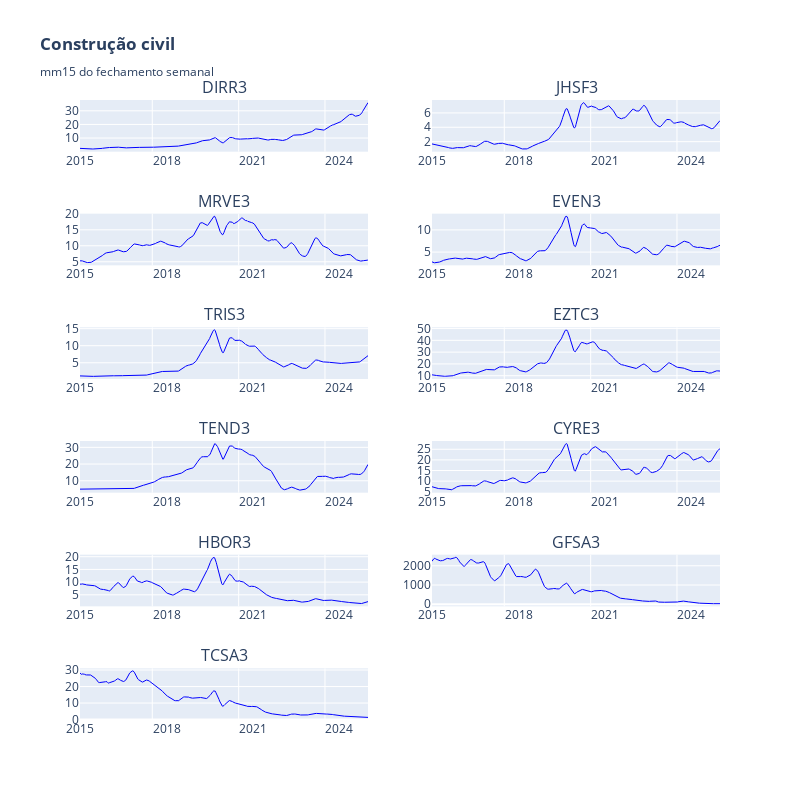

The code cell stored with this chart in its notebook:
### Code cell
# grafico
height=800
width=800

mma = 15

fig = make_subplots(
    rows=math.ceil(len(tickers)/2), cols=2, shared_xaxes=False, 
    subplot_titles=[ticker.replace(".SA", "") for ticker in tickers],  # Remove ".SA"
    vertical_spacing=0.1
)

for i, ticker in enumerate(tickers):
    df = data_dict[ticker][('Close', ticker)]  # Reutiliza os dados já baixados
    avg = df.rolling(window=mma, min_periods=1).mean()
    
    row = (i // 2) + 1
    col = (i % 2) + 1

    # fig.add_trace(go.Candlestick(
    #     x=df.index, open=df.Open, high=df.High, low=df.Low, close=df.Close,
    #     name=ticker, showlegend=False), row=row, col=col)

    fig.add_trace(go.Scatter(
        x=df.index, y=avg, mode='lines',
        line=dict(color='blue', width=1),
        name="Média", showlegend=False), row=row, col=col)

fig.update_layout(title_text=f"<b>Construção civil</b><br><sub>mm{mma} do fechamento semanal</sub>",
                  height= height, width=width)
fig.update_xaxes(rangeslider_visible=False,
    tickformat="%Y",  # Mostrar apenas o ano
    dtick="M36",  # Intervalo de meses entre os ticks
    ticklabelmode="period"  # Coloca o rótulo no início do período)
)
fig.show()

### Figure 1 — Plotly figure (JSON) as saved in the notebook; plotly's stock layout.template omitted (floating-point values rounded to 4 significant figures; data arrays with more than 128 entries replaced by an {"elided": "..."} marker saying what was removed)
{"data": [{"line": {"color": "blue", "width": 1}, "mode": "lines", "name": "Média", "showlegend": false, "type": "scatter", "x": {"elided": "523 str values"}, "xaxis": "x", "y": {"elided": "523 float values"}, "yaxis": "y"}, {"line": {"color": "blue", "width": 1}, "mode": "lines", "name": "Média", "showlegend": false, "type": "scatter", "x": {"elided": "523 str values"}, "xaxis": "x2", "y": {"elided": "523 float values"}, "yaxis": "y2"}, {"line": {"color": "blue", "width": 1}, "mode": "lines", "name": "Média", "showlegend": false, "type": "scatter", "x": {"elided": "523 str values"}, "xaxis": "x3", "y": {"elided": "523 float values"}, "yaxis": "y3"}, {"line": {"color": "blue", "width": 1}, "mode": "lines", "name": "Média", "showlegend": false, "type": "scatter", "x": {"elided": "523 str values"}, "xaxis": "x4", "y": {"elided": "523 float values"}, "yaxis": "y4"}, {"line": {"color": "blue", "width": 1}, "mode": "lines", "name": "Média", "showlegend": false, "type": "scatter", "x": {"elided": "523 str values"}, "xaxis": "x5", "y": {"elided": "523 float values"}, "yaxis": "y5"}, {"line": {"color": "blue", "width": 1}, "mode": "lines", "name": "Média", "showlegend": false, "type": "scatter", "x": {"elided": "523 str values"}, "xaxis": "x6", "y": {"elided": "523 float values"}, "yaxis": "y6"}, {"line": {"color": "blue", "width": 1}, "mode": "lines", "name": "Média", "showlegend": false, "type": "scatter", "x": {"elided": "523 str values"}, "xaxis": "x7", "y": {"elided": "523 float values"}, "yaxis": "y7"}, {"line": {"color": "blue", "width": 1}, "mode": "lines", "name": "Média", "showlegend": false, "type": "scatter", "x": {"elided": "523 str values"}, "xaxis": "x8", "y": {"elided": "523 float values"}, "yaxis": "y8"}, {"line": {"color": "blue", "width": 1}, "mode": "lines", "name": "Média", "showlegend": false, "type": "scatter", "x": {"elided": "523 str values"}, "xaxis": "x9", "y": {"elided": "523 float values"}, "yaxis": "y9"}, {"line": {"color": "blue", "width": 1}, "mode": "lines", "name": "Média", "showlegend": false, "type": "scatter", "x": {"elided": "523 str values"}, "xaxis": "x10", "y": {"elided": "523 float values"}, "yaxis": "y10"}, {"line": {"color": "blue", "width": 1}, "mode": "lines", "name": "Média", "showlegend": false, "type": "scatter", "x": {"elided": "523 str values"}, "xaxis": "x11", "y": {"elided": "523 float values"}, "yaxis": "y11"}], "layout": {"annotations": [{"font": {"size": 16}, "showarrow": false, "text": "DIRR3", "x": 0.225, "xanchor": "center", "xref": "paper", "y": 1, "yanchor": "bottom", "yref": "paper"}, {"font": {"size": 16}, "showarrow": false, "text": "JHSF3", "x": 0.775, "xanchor": "center", "xref": "paper", "y": 1, "yanchor": "bottom", "yref": "paper"}, {"font": {"size": 16}, "showarrow": false, "text": "MRVE3", "x": 0.225, "xanchor": "center", "xref": "paper", "y": 0.8167, "yanchor": "bottom", "yref": "paper"}, {"font": {"size": 16}, "showarrow": false, "text": "EVEN3", "x": 0.775, "xanchor": "center", "xref": "paper", "y": 0.8167, "yanchor": "bottom", "yref": "paper"}, {"font": {"size": 16}, "showarrow": false, "text": "TRIS3", "x": 0.225, "xanchor": "center", "xref": "paper", "y": 0.6333, "yanchor": "bottom", "yref": "paper"}, {"font": {"size": 16}, "showarrow": false, "text": "EZTC3", "x": 0.775, "xanchor": "center", "xref": "paper", "y": 0.6333, "yanchor": "bottom", "yref": "paper"}, {"font": {"size": 16}, "showarrow": false, "text": "TEND3", "x": 0.225, "xanchor": "center", "xref": "paper", "y": 0.45, "yanchor": "bottom", "yref": "paper"}, {"font": {"size": 16}, "showarrow": false, "text": "CYRE3", "x": 0.775, "xanchor": "center", "xref": "paper", "y": 0.45, "yanchor": "bottom", "yref": "paper"}, {"font": {"size": 16}, "showarrow": false, "text": "HBOR3", "x": 0.225, "xanchor": "center", "xref": "paper", "y": 0.2667, "yanchor": "bottom", "yref": "paper"}, {"font": {"size": 16}, "showarrow": false, "text": "GFSA3", "x": 0.775, "xanchor": "center", "xref": "paper", "y": 0.2667, "yanchor": "bottom", "yref": "paper"}, {"font": {"size": 16}, "showarrow": false, "text": "TCSA3", "x": 0.225, "xanchor": "center", "xref": "paper", "y": 0.08333, "yanchor": "bottom", "yref": "paper"}], "height": 800, "title": {"text": "<b>Construção civil</b><br><sub>mm15 do fechamento semanal</sub>"}, "width": 800, "xaxis": {"anchor": "y", "domain": [0, 0.45], "dtick": "M36", "rangeslider": {"visible": false}, "tickformat": "%Y", "ticklabelmode": "period"}, "xaxis10": {"anchor": "y10", "domain": [0.55, 1], "dtick": "M36", "rangeslider": {"visible": false}, "tickformat": "%Y", "ticklabelmode": "period"}, "xaxis11": {"anchor": "y11", "domain": [0, 0.45], "dtick": "M36", "rangeslider": {"visible": false}, "tickformat": "%Y", "ticklabelmode": "period"}, "xaxis12": {"anchor": "y12", "domain": [0.55, 1], "dtick": "M36", "rangeslider": {"visible": false}, "tickformat": "%Y", "ticklabelmode": "period"}, "xaxis2": {"anchor": "y2", "domain": [0.55, 1], "dtick": "M36", "rangeslider": {"visible": false}, "tickformat": "%Y", "ticklabelmode": "period"}, "xaxis3": {"anchor": "y3", "domain": [0, 0.45], "dtick": "M36", "rangeslider": {"visible": false}, "tickformat": "%Y", "ticklabelmode": "period"}, "xaxis4": {"anchor": "y4", "domain": [0.55, 1], "dtick": "M36", "rangeslider": {"visible": false}, "tickformat": "%Y", "ticklabelmode": "period"}, "xaxis5": {"anchor": "y5", "domain": [0, 0.45], "dtick": "M36", "rangeslider": {"visible": false}, "tickformat": "%Y", "ticklabelmode": "period"}, "xaxis6": {"anchor": "y6", "domain": [0.55, 1], "dtick": "M36", "rangeslider": {"visible": false}, "tickformat": "%Y", "ticklabelmode": "period"}, "xaxis7": {"anchor": "y7", "domain": [0, 0.45], "dtick": "M36", "rangeslider": {"visible": false}, "tickformat": "%Y", "ticklabelmode": "period"}, "xaxis8": {"anchor": "y8", "domain": [0.55, 1], "dtick": "M36", "rangeslider": {"visible": false}, "tickformat": "%Y", "ticklabelmode": "period"}, "xaxis9": {"anchor": "y9", "domain": [0, 0.45], "dtick": "M36", "rangeslider": {"visible": false}, "tickformat": "%Y", "ticklabelmode": "period"}, "yaxis": {"anchor": "x", "domain": [0.9167, 1]}, "yaxis10": {"anchor": "x10", "domain": [0.1833, 0.2667]}, "yaxis11": {"anchor": "x11", "domain": [0, 0.08333]}, "yaxis12": {"anchor": "x12", "domain": [0, 0.08333]}, "yaxis2": {"anchor": "x2", "domain": [0.9167, 1]}, "yaxis3": {"anchor": "x3", "domain": [0.7333, 0.8167]}, "yaxis4": {"anchor": "x4", "domain": [0.7333, 0.8167]}, "yaxis5": {"anchor": "x5", "domain": [0.55, 0.6333]}, "yaxis6": {"anchor": "x6", "domain": [0.55, 0.6333]}, "yaxis7": {"anchor": "x7", "domain": [0.3667, 0.45]}, "yaxis8": {"anchor": "x8", "domain": [0.3667, 0.45]}, "yaxis9": {"anchor": "x9", "domain": [0.1833, 0.2667]}}}
